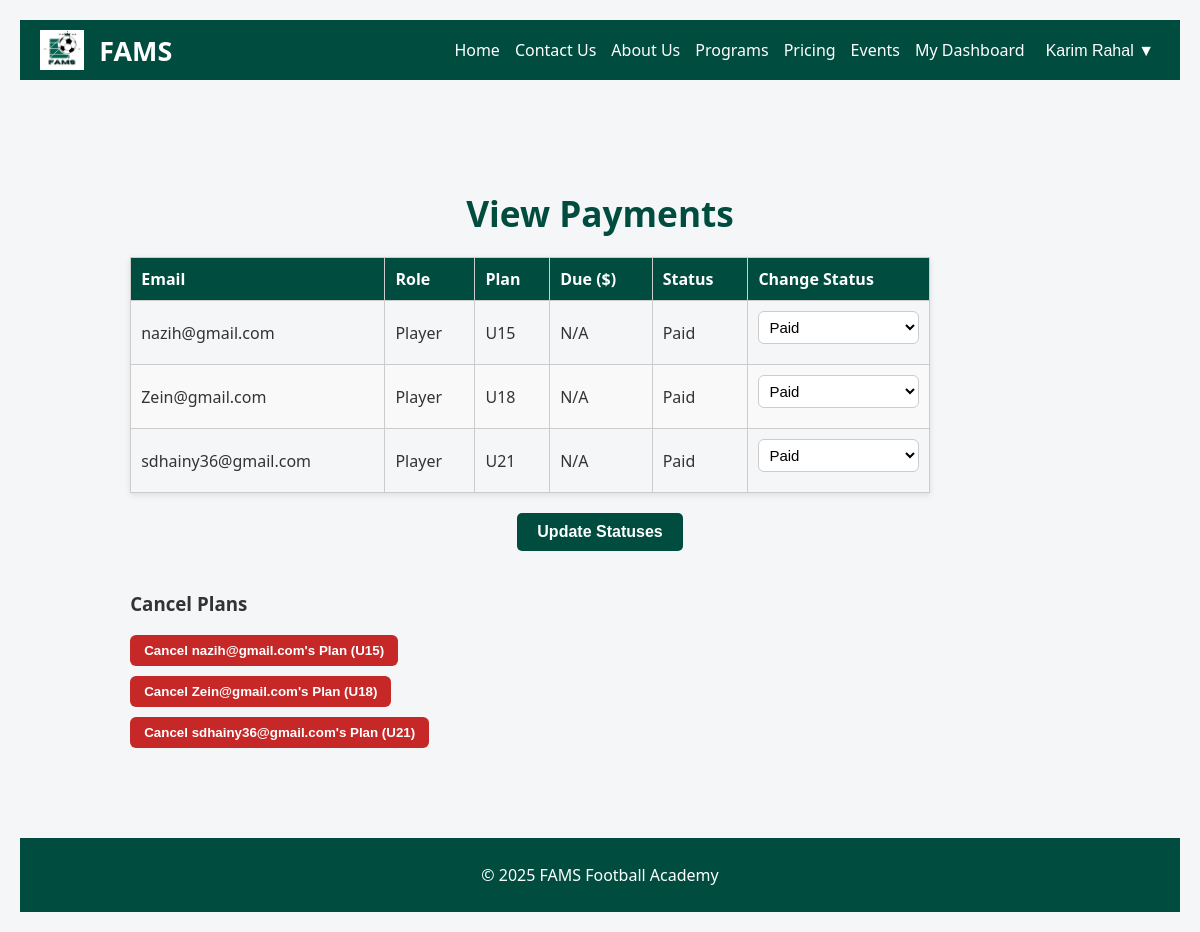
The app's page /Dashboards/view-payments.php (signed in) with its own data.
### tables this page shows
CREATE TABLE `payments` (
  `id` int(11) NOT NULL,
  `user_id` int(11) NOT NULL,
  `due` decimal(10,2) NOT NULL,
  `status` enum('Pending','Paid') NOT NULL DEFAULT 'Pending'
);

CREATE TABLE `users` (
  `id` int(11) NOT NULL,
  `full_name` varchar(100) NOT NULL,
  `father_name` varchar(100) NOT NULL,
  `gender` enum('Male','Female','Other') NOT NULL,
  `age` int(11) NOT NULL,
  `email` varchar(100) NOT NULL,
  `password_hash` varchar(255) NOT NULL,
  `created_at` timestamp NOT NULL DEFAULT current_timestamp(),
  `role` enum('NONE','Admin','Player','Coach') NOT NULL DEFAULT 'NONE',
  `plan` enum('U15','U18','U21','NONE') DEFAULT 'NONE',
  `total_attended` int(11) DEFAULT 0,
  `total_absent` int(11) DEFAULT 0,
  `coach_type` enum('Head Coach','Assistant Coach','Goalkeeping Coach','Fitness Coach') DEFAULT NULL,
  `coach_team` enum('U15','U18','U21') DEFAULT NULL
);

### Dashboards/view-payments.php (the view, shortened to what this page needs)
<?php
include  '../includes/db.php';
include '../includes/header.php';
$query = "
    SELECT users.id, users.email, users.role, users.plan, payments.due, payments.status
    FROM payments
    JOIN users ON payments.user_id = users.id
    WHERE users.plan != 'NONE'
    ORDER BY payments.status, users.plan
";
$result = $conn->query($query);
$payments = $result->fetch_all(MYSQLI_ASSOC);
?>
<div class="dashboard-container">
    <h2>View Payments</h2>
    <form method="POST" action="view-payments.php">
        <table class="user-table">
            <thead>
                <tr>
                    <th>Email</th>
                    <th>Role</th>
                    <th>Plan</th>
                    <th>Due ($)</th>
                    <th>Status</th>
                    <th>Change Status</th>
                </tr>
            </thead>
            <tbody>
                <?php foreach ($payments as $user): ?>
                    <tr>
                        <td><?= htmlspecialchars($user['email']) ?></td>
                        <td><?= htmlspecialchars($user['role']) ?></td>
                        <td><?= htmlspecialchars($user['plan']) ?></td>
                        <td>
                        <?= $user['status'] === 'Paid' ? 'N/A' : htmlspecialchars($user['due']) ?>
                        </td>
                        <td><?= htmlspecialchars($user['status']) ?></td>
                        <td>
                            <select name="statuses[<?= $user['id'] ?>]" class="status-select">
                                <option value="Paid" <?= $user['status'] === 'Paid' ? 'selected' : '' ?>>Paid</option>
                            </select>
                        </td>
                    </tr>
                <?php endforeach; ?>
            </tbody>
        </table>
        <button type="submit" class="btn">Update Statuses</button>
    </form>
    <h3 style="margin-top: 40px;">Cancel Plans</h3>
    <?php foreach ($payments as $user): ?>
        <form method="POST" action="view-payments.php" onsubmit="return confirm('Cancel plan for <?= $user['email'] ?>?');" style="margin-bottom: 10px;">
            <button type="submit" class="btn-cancel">
                Cancel <?= htmlspecialchars($user['email']) ?>'s Plan (<?= $user['plan'] ?>)
            </button>
        </form>
    <?php endforeach; ?>
</div>
<?php include '../includes/footer.php'; ?>

### assets/css/style.css (style rules this page uses)
body { font-family: "DM Sans", sans-serif; margin: 0; padding: 0; background: #f5f5f5; }
.btn { background-color: #004d40; color: white; padding: 10px 25px; border: none; border-radius: 5px; text-decoration: none; font-weight: bold; }
.dashboard-container { width: 90%; max-width: 1100px; margin: 40px auto; padding: 20px; }
.dashboard-container h2 { font-size: 2.2em; color: #004d40; margin-bottom: 10px; }
.dashboard-container { width: 90%; max-width: 1200px; margin: 40px auto; padding: 20px; }
.user-table { width: 100%; border-collapse: collapse; margin-bottom: 20px; box-shadow: 0 2px 6px rgba(0,0,0,0.1); }
.user-table th, .user-table td { padding: 12px 15px; border: 1px solid #ddd; text-align: left; }
.user-table th { background-color: #004d40; color: white; }
.user-table tr:nth-child(even) { background-color: #f9f9f9; }
.btn { background-color: #004d40; color: white; padding: 10px 20px; border: none; border-radius: 5px; font-weight: bold; cursor: pointer; }
.user-table { width: 100%; border-collapse: collapse; margin: 20px 0; }
.user-table th, .user-table td { padding: 12px; border: 1px solid #ddd; text-align: left; }
.user-table th { background-color: #004d40; color: #fff; }
.btn-cancel { background-color: #c62828; color: white; padding: 8px 14px; border: none; border-radius: 6px; font-weight: bold; cursor: pointer; }
table { width: 100%; border-collapse: collapse; margin-bottom: 10px; }
table th, table td { padding: 10px; border: 1px solid #ccc; text-align: left; }
table th { background-color: #004d40; color: white; }
.user-table { width: 100%; border-collapse: collapse; margin-bottom: 20px; }
.user-table th, .user-table td { padding: 10px; border: 1px solid #ccc; }
.user-table { width: 100%; border-collapse: collapse; margin-top: 20px; }
.user-table th, .user-table td { padding: 10px; border: 1px solid #ccc; text-align: left; }
select { padding: 6px; border-radius: 4px; width: 100%; }
body { font-family: 'Segoe UI', Tahoma, Geneva, Verdana, sans-serif; background-color: #f4f6f8; margin: 0; padding: 20px; color: #333; }
select, input[type="date"], input[type="number"], textarea { width: 100%; padding: 10px 12px; border: 1px solid #ccc; border-radius: 6px; font-size: 15px; background-color: #fff; transition: border 0.3s, box-shadow 0.3s; }
.btn { display: block; background-color: #004d40; color: white; padding: 12px 24px; font-size: 16px; border: none; border-radius: 8px; cursor: pointer; margin: 30px auto 0; font-weight: bold; transition: background-color 0.3s ease; }
h2 { text-align: center; color: #004d40; margin-bottom: 30px; }
.equipment-form, table { width: 100%; max-width: 800px; margin: 20px auto; }
.equipment-form input, .equipment-form select, table input, table select { width: 100%; padding: 6px; margin-bottom: 10px; }
.btn { display: block; background: #004d40; color: white; padding: 10px 20px; margin: 15px auto; border: none; border-radius: 5px; font-weight: bold; cursor: pointer; }

### records on screen
payments: user.email "nazih@gmail.com", user.role "Player", user.plan "U15", shows "N/A", status "Paid", status+user "Paid"
payments: user.email "Zein@gmail.com", user.role "Player", user.plan "U18", shows "N/A", status "Paid", status+user "Paid"
payments: user.email "sdhainy36@gmail.com", user.role "Player", user.plan "U21", shows "N/A", status "Paid", status+user "Paid"

### other values on screen
$_SESSION['user_name'] "Karim Rahal"
